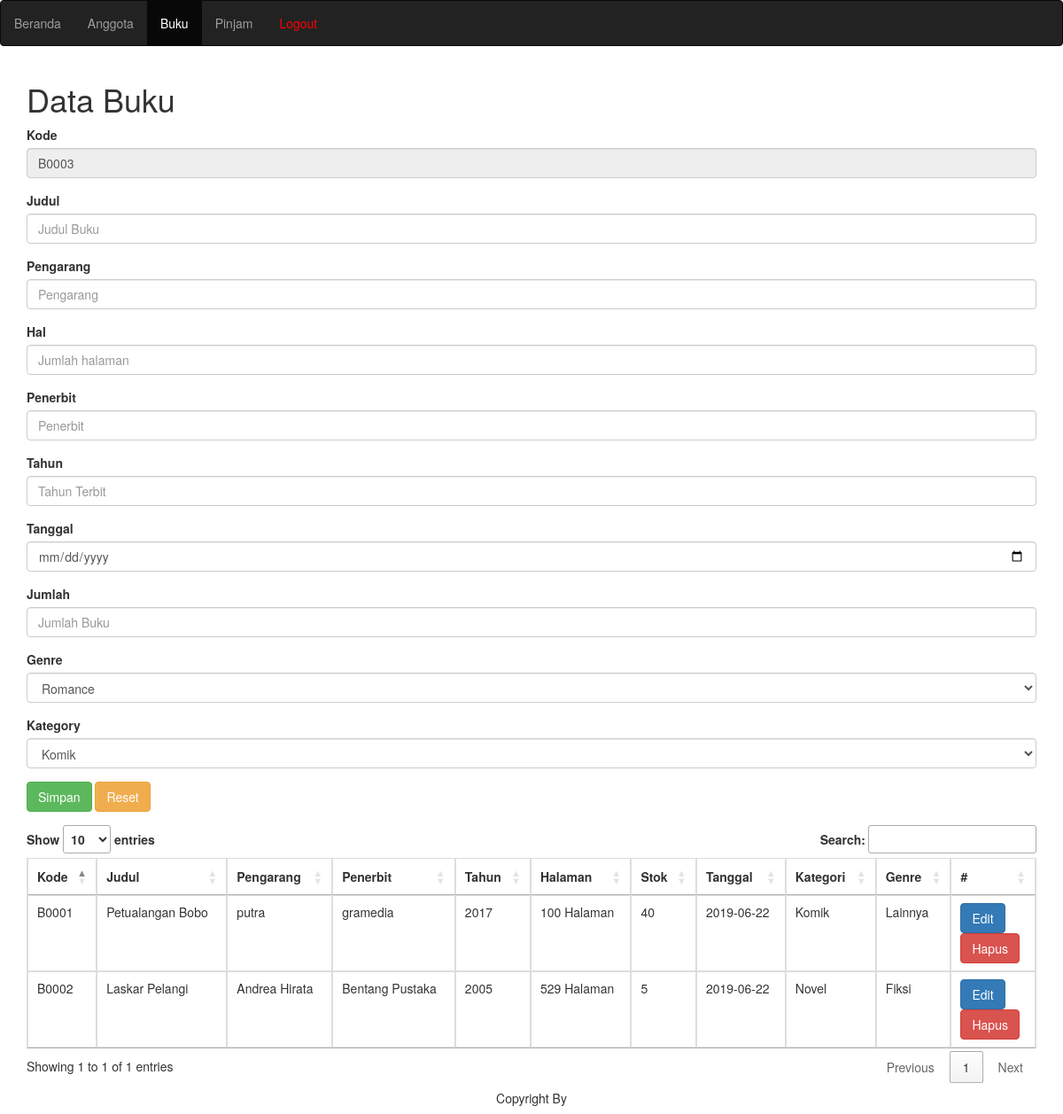
Screenshot of /buku.php (signed in) with the database file from the repository.
### tables this page shows
CREATE TABLE `buku` (
  `kd_buku` varchar(5) NOT NULL,
  `judul` varchar(100) NOT NULL,
  `pengarang` varchar(100) NOT NULL,
  `jml_hal` int(11) NOT NULL,
  `penerbit` varchar(100) NOT NULL,
  `tahun_terbit` year(4) NOT NULL,
  `tgl_masuk` date NOT NULL,
  `stok` int(11) NOT NULL,
  `genre` varchar(50) NOT NULL,
  `kategori` varchar(50) NOT NULL
);

### buku.php (the view, shortened to what this page needs)
<!DOCTYPE html>
<html>
<?php
if (!isset($_SESSION['username'])) {
	echo "<script>alert('Silahkan Login Dulu');location.href='login.php'</script>";
} else {
?>
<head>
  	<link rel="stylesheet" href="https://maxcdn.bootstrapcdn.com/bootstrap/3.4.0/css/bootstrap.min.css">
  	<link rel="stylesheet" type="text/css" href="https://cdn.datatables.net/1.10.19/css/jquery.dataTables.css">
</head>
<link rel="stylesheet" type="text/css" href="https://cdn.datatables.net/1.10.19/css/jquery.dataTables.css">
<?php
    include 'koneksi.php';
    $cek_kd_buku = mysqli_query($db, "SELECT MAX(kd_buku) FROM buku") or die (mysqli_error());
    $cek = mysqli_fetch_array($cek_kd_buku);
    if ($cek) {
        $nk = substr($cek[0], 1);
        $kode = (int)$nk;
        $kode = $kode + 1;
        $kd_buku = "B".str_pad($kode, 4,"0",STR_PAD_LEFT);
    } else {
            $kd_buku = "B0001";
    }
?>
<body>
	<nav class="navbar navbar-inverse">
		<ul class="nav navbar-nav">
			<li><a href="beranda.php">Beranda</a></li>
			<li><a href="anggota.php">Anggota</a></li>
			<li class="active"><a href="buku.php">Buku</a></li>
			<li><a href="pinjam.php">Pinjam</a></li>
			<li><a style="color:red" onclick="return confirm('Yakin ingin keluar?')" href="logout.php">Logout</a></li>
		</ul>
	</nav>
	<div class="container">
		<div>
			<h1>Data Buku</h1>
			<?php
			include 'koneksi.php';
			if (isset($_POST['edit'])) {
				$kd_buku = $_GET['kd_buku'];
				$data = mysqli_query($db, "SELECT * FROM buku WHERE kd_buku = '$kd_buku'");
				$d = mysqli_fetch_array($data);
				echo "<form action=\"proses_buku.php\" method=\"POST\">
				<div class=\"form-group\">
					<label>Kode</label>
					<input class=\"form-control\" type=\"text\" name=\"kd_buku\" maxlength=\"5\" value=\"$kd_buku\" readonly>
				</div>
				<div class=\"form-group\">
					<label>Judul</label>
					<input class=\"form-control\" type=\"text\" name=\"judul\" value=\"$d[judul]\">
				</div>
				<div class=\"form-group\">
					<label>Pengarang</label>
					<input class=\"form-control\" type=\"text\" name=\"pengarang\" value=\"$d[pengarang]\">
				</div>
				<div class=\"form-group\">
					<label>Hal</label>
					<input class=\"form-control\" type=\"number\" name=\"hal\" value=\"$d[jml_hal]\">
				</div>
				<div class=\"form-group\">
					<label>Penerbit</label>
					<input class=\"form-control\" type=\"text\" name=\"penerbit\" value=\"$d[penerbit]\">
				</div>
				<div class=\"form-group\">
					<label>Tahun</label>
					<input class=\"form-control\" type=\"number\" name=\"tahun\" value=\"$d[tahun_terbit]\">
				</div>
				<div class=\"form-group\">
					<label>Tanggal</label>
					<input class=\"form-control\" type=\"date\" name=\"tanggal\" value=\"$d[tgl_masuk]\">
				</div>
				<div class=\"form-group\">
					<label>Jumlah</label>
					<input class=\"form-control\" type=\"number\" name=\"jml\" value=\"$d[stok]\">
				</div>
				<div class=\"form-group\">
					<label>Genre</label>
					<select class=\"form-control\" name=\"genre\">
						<option>$d[genre]</option>
						<option>Romance</option>
						<option>Comedy</option>
						<option>Action</option>
						<option>Historical</option>
						<option>Sci-fi</option>
						<option>Fiksi</option>
						<option>Lainnya</option>
					</select>
				</div>
				<div class=\"form-group\">
					<label>Kategory</label>
					<select class=\"form-control\" name=\"kategori\">
						<option>$d[kategori]</option>
						<option>Komik</option>
						<option>Novel</option>
						<option>Biografi</option>
						<option>Pelajaran</option>
						<option>Majala</option>
						<option>Wikipedia</option>
						<option>Lainnya</option>
					</select>
				</div>
				<div class=\"form-group\">
					<input class=\"btn btn-primary\" type=\"submit\" value=\"Update\" name=\"edit\">
					<a class=\"btn btn-warning\" href=\"buku.php\">Input</a>
				</div>
				</form>";
			} else {
				?>
				<form action="proses_buku.php" method="POST">
					<div class="form-group">
						<label>Kode</label>
						<input class="form-control" type="text" name="kd_buku" maxlength="5" value="<?php echo $kd_buku ?>" readonly>
					</div>
					<div class="form-group">
						<label>Judul</label>
						<input class="form-control" type="text" name="judul" placeholder="Judul Buku">
					</div class="form-group">
					<div class="form-group">
						<label>Pengarang</label>
						<input class="form-control" type="text" name="pengarang" placeholder="Pengarang">
					</div>
					<div class="form-group">
						<label>Hal</label>
						<input class="form-control" type="number" name="hal" placeholder="Jumlah halaman">
					</div>
					<div class="form-group">
						<label>Penerbit</label>
						<input class="form-control" type="text" name="penerbit" placeholder="Penerbit">
					</div>
					<div class="form-group">
						<label>Tahun</label>
						<input class="form-control" type="number" name="tahun" placeholder="Tahun Terbit">
					</div>
					<div class="form-group">
						<label>Tanggal</label>
						<input class="form-control" type="date" name="tanggal">
					</div>
					<div class="form-group">
						<label>Jumlah</label>
						<input class="form-control" type="number" name="jml" placeholder="Jumlah Buku">
					</div>
					<div class="form-group">
						<label>Genre</label>
						<select class="form-control" name="genre">
							<option>Romance</option>
						</select>
					</div>
					<div class="form-group">
						<label>Kategory</label>
						<select class="form-control" name="kategori">
							<option>Komik</option>
						</select>
					</div>
					<div class="form-group">
						<input class="btn btn-success" type="submit" value="Simpan" name="simpan">
						<input class="btn btn-warning" type="reset" value="Reset" name="reset">
					</div>
				</form>
			<?php } ?>
			<table id="table" class="table table-bordered">
				<thead>
					<tr>
						<th>Kode</th>
						<th>Judul</th>
						<th>Pengarang</th>
						<th>Penerbit</th>
						<th>Tahun</th>
						<th>Halaman</th>
						<th>Stok</th>
						<th>Tanggal</th>
						<th>Kategori</th>
						<th>Genre</th>
						<th>#</th>
					</tr>
				</thead>
				<?php
				include 'koneksi.php';
				$data = mysqli_query($db, "SELECT * FROM buku");
				while ($d = mysqli_fetch_array($data)) {
					?>
					<tbody>
						<tr>
							<td><?php echo $d['kd_buku']; ?></td>
							<td><?php echo $d['judul']; ?></td>
							<td><?php echo $d['pengarang']; ?></td>
							<td><?php echo $d['penerbit']; ?></td>
							<td><?php echo $d['tahun_terbit']; ?></td>
							<td><?php echo $d['jml_hal']; ?> Halaman</td>
							<td><?php echo $d['stok']; ?></td>
							<td><?php echo $d['tgl_masuk']; ?></td>
							<td><?php echo $d['kategori']; ?></td>
							<td><?php echo $d['genre']; ?></td>
							<td>
								<form action="buku.php?kd_buku=<?php echo $d['kd_buku'] ?>" method="POST">
									<input type="submit" value="Edit" class="btn btn-primary" name="edit">
								</form>
								<form action="proses_buku.php?kd_buku=<?php echo $d['kd_buku'] ?>" method="POST">
									<input onclick="return confirm('Yakin ingin menghapus data?')" type="submit" value="Hapus" class="btn btn-danger" name="hapus">
								</form>
							</td>
						</tr>
					</tbody>
				<?php } ?>
			</table>
		</div>
	</div>
	<footer>
		<div class="fixed-bottom">
			<h5 align="center">Copyright By </h5>
		</div>
	</footer>
</body>
<?php } ?>
</html>

### rows the page displays
buku: kd_buku "B0001", judul "Petualangan Bobo", pengarang "putra", penerbit "gramedia", tahun_terbit "2017", jml_hal "100", stok "40", tgl_masuk "2019-06-22", kategori "Komik", genre "Lainnya"
buku: kd_buku "B0002", judul "Laskar Pelangi", pengarang "Andrea Hirata", penerbit "Bentang Pustaka", tahun_terbit "2005", jml_hal "529", stok "5", tgl_masuk "2019-06-22", kategori "Novel", genre "Fiksi"
